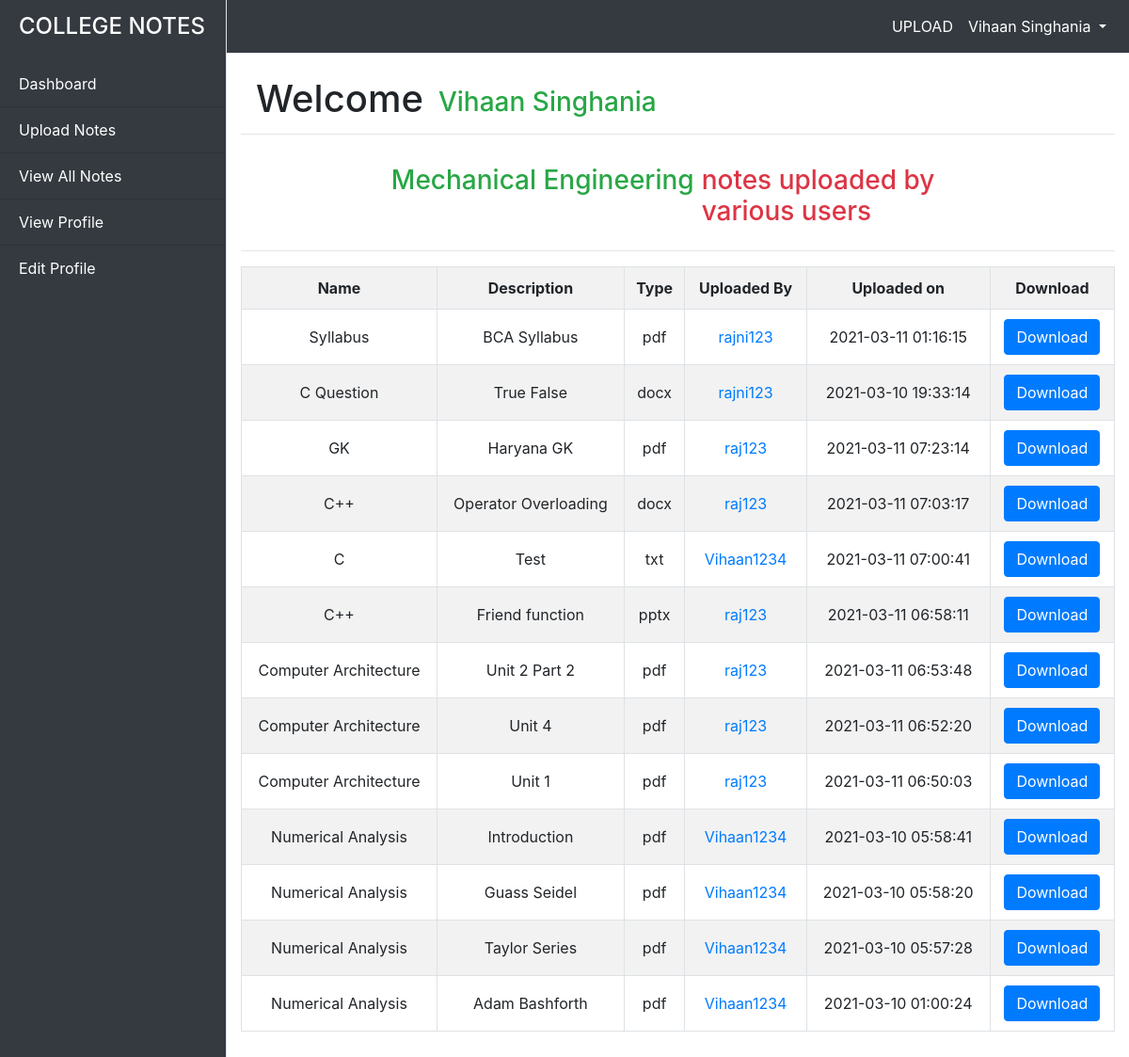
Page /dashboard.php?loginid=6 on the committed database.
### tables this page shows
CREATE TABLE `users` (
  `ID` int(11) NOT NULL,
  `Name` varchar(225) NOT NULL,
  `email` varchar(225) NOT NULL,
  `Username` varchar(225) NOT NULL,
  `Password` varchar(225) NOT NULL,
  `Gender` varchar(225) NOT NULL,
  `Role` varchar(225) NOT NULL,
  `Course` varchar(225) NOT NULL,
  `Image` varchar(225) NOT NULL,
  `About` varchar(225) NOT NULL,
  `Joindate` date NOT NULL
);

CREATE TABLE `uploads` (
  `FILE_ID` int(11) NOT NULL,
  `FILE_NAME` varchar(225) NOT NULL,
  `FILE_DESCRIPTION` text NOT NULL,
  `FILE_TYPE` varchar(225) NOT NULL,
  `FILE_UPLOADER` varchar(225) NOT NULL,
  `FILE_UPLOADED_ON` timestamp NOT NULL DEFAULT current_timestamp(),
  `FILE_UPLOADED_TO` varchar(225) NOT NULL,
  `FILE` varchar(225) NOT NULL,
  `STATUS` varchar(225) NOT NULL
);

### dashboard.php (the view, shortened to what this page needs)
<?php
    if(!isset($_GET['loginid']))
    {
        header("location:index.php?lo=1");
    }
    else
    {
        $conn=mysqli_connect("localhost","root","","project2");
        $id=$_GET['loginid'];
        $sel1="select * from users where ID=$id";
        $res1=mysqli_query($conn,$sel1);
        $res2=mysqli_fetch_array($res1);
    }
?>
<!doctype html>
<html lang="en">
  <head>
    <link rel="stylesheet" href="https://stackpath.bootstrapcdn.com/bootstrap/4.5.2/css/bootstrap.min.css">
  </head>
  <body>
    <div class="d-flex" id="wrapper">
        <div class="bg-dark border-right text-white" id="sidebar-wrapper">
            <div class="sidebar-heading"><p class="h4">COLLEGE NOTES</p></div>
                <div class="list-group list-group-flush">
                    <a href="dashboard.php?loginid=<?php echo $res2[0];?>" class="list-group-item text-white list-group-item-action bg-dark">Dashboard</a>
                    <a href="dashboard.php?loginid=<?php echo $res2[0];?>&upload=1" class="list-group-item text-white list-group-item-action bg-dark">Upload Notes</a>
                    <a href="dashboard.php?loginid=<?php echo $res2[0];?>&mynotes=1" class="list-group-item text-white list-group-item-action bg-dark">View All Notes</a>
                    <a href="dashboard.php?loginid=<?php echo $res2[0];?>&viewprof=1" class="list-group-item text-white list-group-item-action bg-dark">View Profile</a>
                    <a href="dashboard.php?loginid=<?php echo $res2[0];?>&editprof=1" class="list-group-item text-white list-group-item-action bg-dark">Edit Profile</a>
                </div>
            </div>
            <div id="page-content-wrapper">
                <nav class="navbar navbar-expand-lg navbar-dark bg-dark border-bottom">
                    <div class="collapse navbar-collapse text-center" id="navbarSupportedContent">
                        <ul class="navbar-nav ml-auto mt-2 mt-lg-0">
                            <li class="nav-item">
                                <a class="nav-link text-white" href="dashboard.php?loginid=<?php echo $res2[0];?>&upload=1">UPLOAD</a>
                            </li>
                            <?php
                                $sel5="select * from users where ID=$res2[0]";
                                $res9=mysqli_query($conn,$sel5);
                                $res10=mysqli_fetch_array($res9);
                            ?>
                            <li class="nav-item dropdown">
                                <a class="nav-link text-white dropdown-toggle" href="#" id="navbarDropdown" role="button" data-toggle="dropdown" aria-haspopup="true" aria-expanded="false">
                                  <?php echo $res10[1];?>
                                </a>
                            </li>
                        </ul>
                    </div>
                </nav>
                <?php
                  if(isset($_GET['loginid']) && !isset($_GET['upload']) && !isset($_GET['mynotes']) && !isset($_GET['viewprof'])&& !isset($_GET['editprof']))
                  {
                ?>
                        <?php
                            $sel6="select * from users where ID=$res2[0]";
                            $res11=mysqli_query($conn,$sel6);
                            $res12=mysqli_fetch_array($res11);
                        ?>
                        <div class="container-fluid">
                            <div class="row">
                                <div class="col-md-12">
                                    <h1 class="mt-4 ml-3 mr-3" style="float:left;">Welcome</h1>
                                    <h3 class="text-success" style="margin-top:35px"><?php echo $res12[1];?></h3>
                                    <hr/>
                                </div>
                            </div>
                            <div class="row">
                                <div class="col-md-8 mx-auto mt-3">
                                    <marquee scrollamount=10>
                                        <h3 class="text-success pr-2" style="float:left"><?php echo $res12[7];?></h3>
                                        <h3 class="text-danger">notes uploaded by various users</h3>
                                    </marquee>
                                </div>
                            </div>
                            <hr/>
                            <div class="row">
                                <div class="col-md-12 mr-3" style="overflow:scroll;">
                                    <table class="text-center mb-5 w-100 table-hover table-bordered table-striped" cellpadding=10>
                                        <tr>
                                            <th>Name</th>
                                            <th>Description</th>
                                            <th>Type</th>
                                            <th>Uploaded By</th>
                                            <th>Uploaded on</th>
                                            <th>Download</th>
                                        </tr>
                                        <?php
                                            $sel7="select * from uploads where FILE_UPLOADED_TO='$res12[7]' and STATUS='Approved' order by FILE_ID desc";
                                            $res13=mysqli_query($conn,$sel7);
                                            while($res14=mysqli_fetch_array($res13))
                                            {
                                        ?>
                                                <?php
                                                    $sel8="select ID from users where Username='$res14[4]'";
                                                    $res15=mysqli_query($conn,$sel8);
                                                    $res16=mysqli_fetch_array($res15);
                                                ?>
                                                <tr>
                                                    <td><?php echo $res14[1];?></td>
                                                    <td><?php echo $res14[2];?></td>
                                                    <td><?php echo $res14[3];?></td>
                                                    <td><a href="dashboard.php?loginid=<?php echo $res2[0];?>&login1id=<?php echo $res16[0];?>&viewprof=1" target="_blank"><?php echo $res14[4];?></a></td>
                                                    <td><?php echo $res14[5];?></td>
                                                    <td><a href="Uploads/<?php echo $res14[7];?>" target="_blank" class="btn btn-primary">Download</a></td>
                                                </tr>
                                        <?php
                                            }
                                        ?>
                                    </table>
                                </div>
                            </div>
                        </div>
                <?php
                  }
                ?>
            </div>
        </div>
  </body>
 </body>
</html>

### dashboard.php (style rules this page uses)
#wrapper { overflow-x: hidden; }
#sidebar-wrapper { min-height: 100vh; margin-left: -15rem; -webkit-transition: margin .25s ease-out; -moz-transition: margin .25s ease-out; -o-transition: margin .25s ease-out; transition: margin .25s ease-out; }
#sidebar-wrapper .sidebar-heading { padding: 0.875rem 1.25rem; font-size: 1.2rem; }
#sidebar-wrapper .list-group { width: 15rem; }
#page-content-wrapper { min-width: 100vw; }
@media (min-width: 768px) { #sidebar-wrapper { margin-left: 0; } }
@media (min-width: 768px) { #page-content-wrapper { min-width: 0; width: 100%; } }

### rows in the picture
users: Name "Vihaan Singhania", Course "Mechanical Engineering"
uploads: FILE_NAME "Syllabus", FILE_DESCRIPTION "BCA Syllabus", FILE_TYPE "pdf", FILE_UPLOADER "rajni123", FILE_UPLOADED_ON "2021-03-11 01:16:15"
uploads: FILE_NAME "C Question", FILE_DESCRIPTION "True False", FILE_TYPE "docx", FILE_UPLOADER "rajni123", FILE_UPLOADED_ON "2021-03-10 19:33:14"
uploads: FILE_NAME "GK", FILE_DESCRIPTION "Haryana GK", FILE_TYPE "pdf", FILE_UPLOADER "raj123", FILE_UPLOADED_ON "2021-03-11 07:23:14"
uploads: FILE_NAME "C++", FILE_DESCRIPTION "Operator Overloading", FILE_TYPE "docx", FILE_UPLOADER "raj123", FILE_UPLOADED_ON "2021-03-11 07:03:17"
uploads: FILE_NAME "C", FILE_DESCRIPTION "Test", FILE_TYPE "txt", FILE_UPLOADER "Vihaan1234", FILE_UPLOADED_ON "2021-03-11 07:00:41"
uploads: FILE_NAME "C++", FILE_DESCRIPTION "Friend function", FILE_TYPE "pptx", FILE_UPLOADER "raj123", FILE_UPLOADED_ON "2021-03-11 06:58:11"
uploads: FILE_NAME "Computer Architecture", FILE_DESCRIPTION "Unit 2 Part 2", FILE_TYPE "pdf", FILE_UPLOADER "raj123", FILE_UPLOADED_ON "2021-03-11 06:53:48"
uploads: FILE_NAME "Computer Architecture", FILE_DESCRIPTION "Unit 4", FILE_TYPE "pdf", FILE_UPLOADER "raj123", FILE_UPLOADED_ON "2021-03-11 06:52:20"
uploads: FILE_NAME "Computer Architecture", FILE_DESCRIPTION "Unit 1", FILE_TYPE "pdf", FILE_UPLOADER "raj123", FILE_UPLOADED_ON "2021-03-11 06:50:03"
uploads: FILE_NAME "Numerical Analysis", FILE_DESCRIPTION "Introduction", FILE_TYPE "pdf", FILE_UPLOADER "Vihaan1234", FILE_UPLOADED_ON "2021-03-10 05:58:41"
uploads: FILE_NAME "Numerical Analysis", FILE_DESCRIPTION "Guass Seidel", FILE_TYPE "pdf", FILE_UPLOADER "Vihaan1234", FILE_UPLOADED_ON "2021-03-10 05:58:20"
uploads: FILE_NAME "Numerical Analysis", FILE_DESCRIPTION "Taylor Series", FILE_TYPE "pdf", FILE_UPLOADER "Vihaan1234", FILE_UPLOADED_ON "2021-03-10 05:57:28"
uploads: FILE_NAME "Numerical Analysis", FILE_DESCRIPTION "Adam Bashforth", FILE_TYPE "pdf", FILE_UPLOADER "Vihaan1234", FILE_UPLOADED_ON "2021-03-10 01:00:24"
